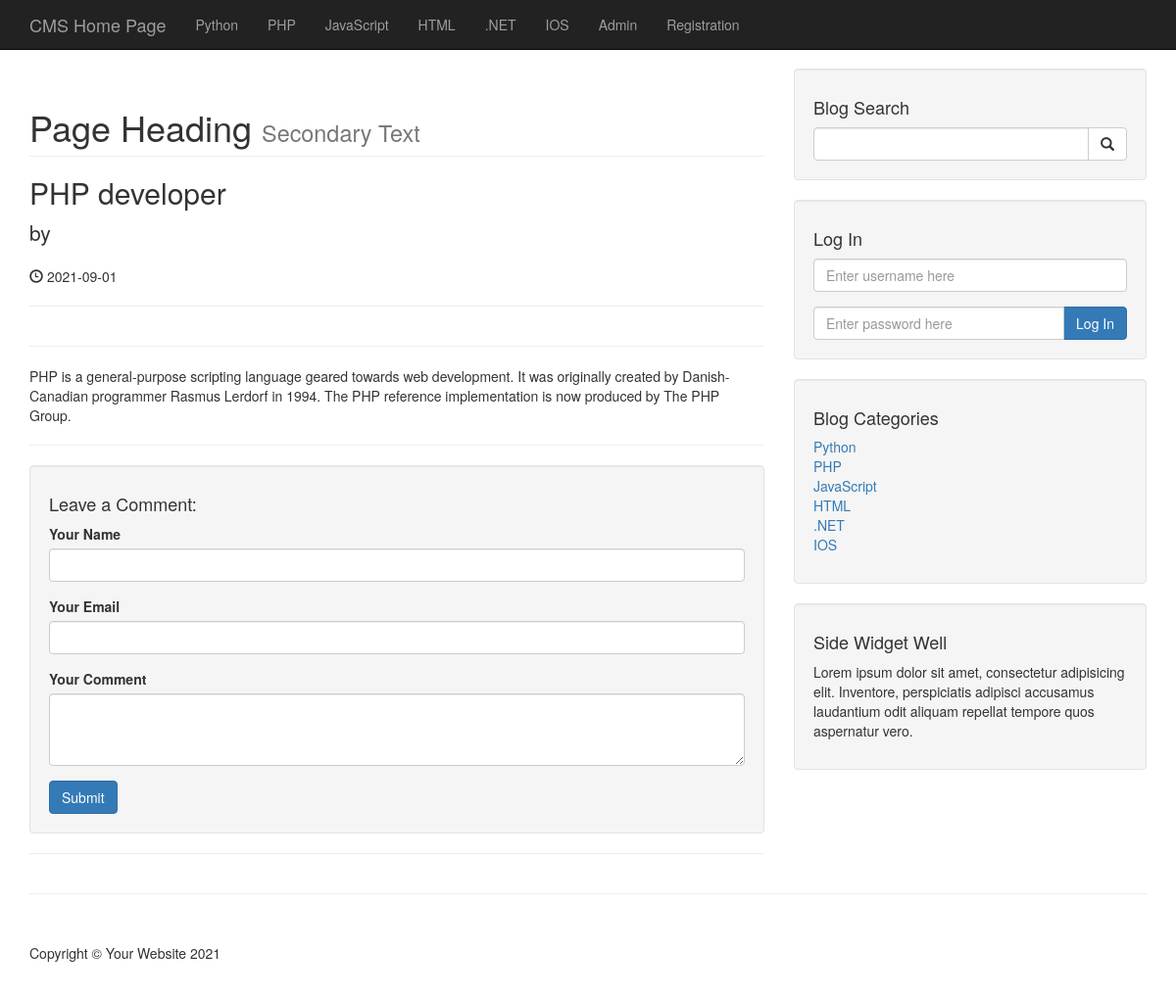
/post.php?p_id=33, run on an earlier commit of the app's database.
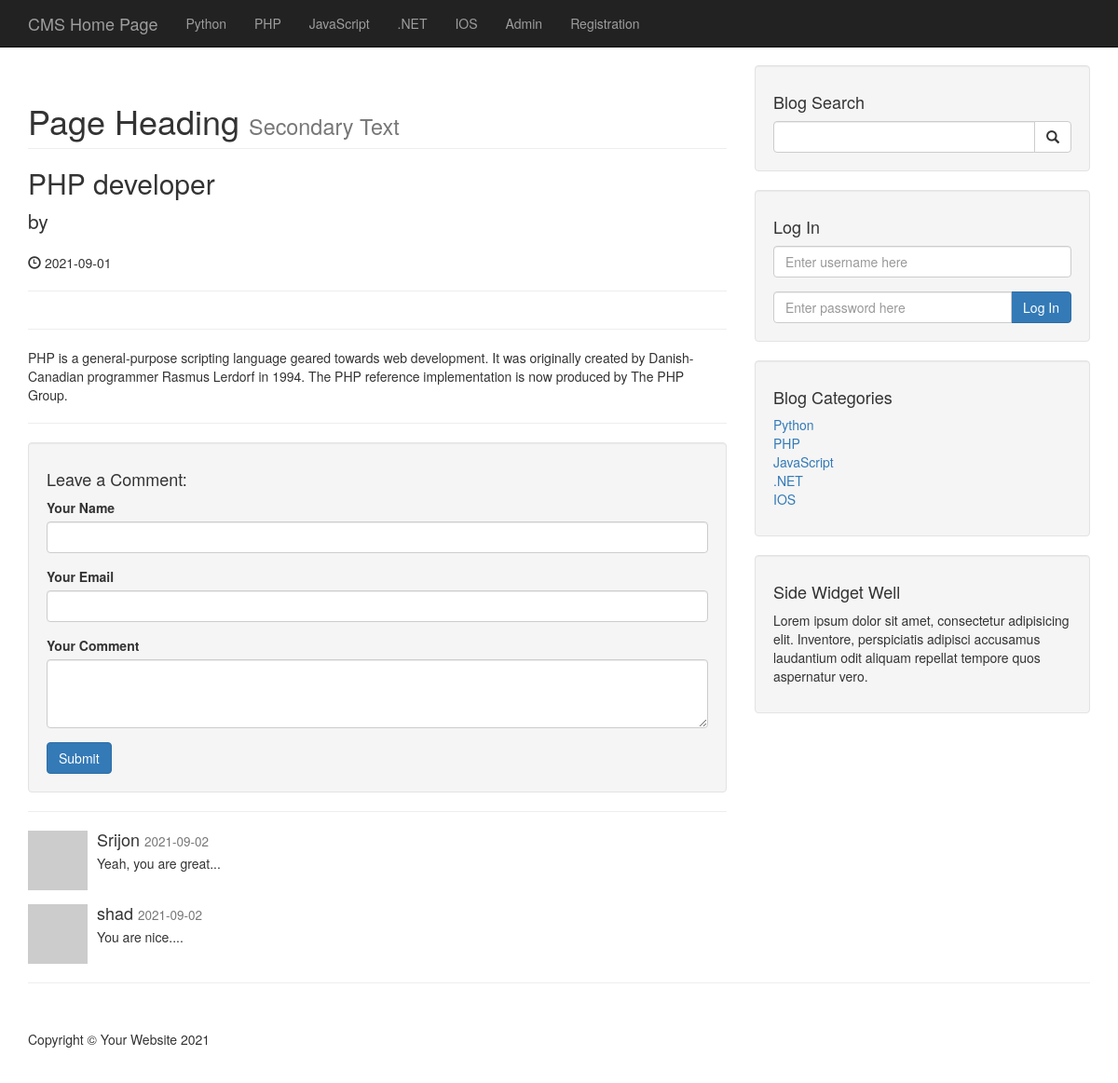
And on a later commit of the database.
### tables this page shows
CREATE TABLE `categories` (
  `cat_id` int(3) NOT NULL,
  `cat_title` varchar(255) NOT NULL
);

CREATE TABLE `posts` (
  `post_id` int(3) NOT NULL,
  `post_category_id` int(3) NOT NULL,
  `post_title` varchar(255) NOT NULL,
  `post_author` varchar(255) NOT NULL,
  `post_user` varchar(255) NOT NULL,
  `post_date` date NOT NULL,
  `post_image` text NOT NULL,
  `post_content` text NOT NULL,
  `post_tags` varchar(255) NOT NULL,
  `post_comment_count` int(3) NOT NULL,
  `post_status` varchar(255) NOT NULL DEFAULT 'draft',
  `post_views_count` int(11) NOT NULL
);

CREATE TABLE `comments` (
  `comment_id` int(3) NOT NULL,
  `comment_post_id` int(3) NOT NULL,
  `comment_author` varchar(255) NOT NULL,
  `comment_email` varchar(255) NOT NULL,
  `comment_content` text NOT NULL,
  `comment_status` varchar(255) NOT NULL,
  `comment_date` date NOT NULL
);

### post.php (the view, shortened to what the changed rows need)
<?php include("includes/db.php"); ?>
<?php include("includes/header.php"); ?>
    <?php include("includes/navigation.php");?>
    <div class="container">
        <div class="row">
            <div class="col-md-8">
                <?php
                if(isset($_GET['p_id'])){
                    $the_post_id = $_GET['p_id'];
                }
                $query = "SELECT * FROM posts WHERE post_id='{$the_post_id}' ";
                $select_all_posts_query = mysqli_query($connection,$query);
                while($row = mysqli_fetch_assoc($select_all_posts_query)){
                    $post_title = $row['post_title'];
                    $post_author = $row['post_author'];
                    $post_date = $row['post_date'];
                    $post_content = $row['post_content'];
                ?>
                <h1 class="page-header">
                    Page Heading
                    <small>Secondary Text</small>
                </h1>
                <h2>
                    <?php echo $post_title;?>
                </h2>
                <p class="lead">
                    by <?php echo $post_author;?>
                </p>
                <p><span class="glyphicon glyphicon-time"></span> <?php echo $post_date;?> </p>
                <hr>
                <hr>
                <p> <?php echo $post_content;?> </p>
                <hr>
                <?php
                    }
                ?>
                <div class="well">
                    <h4>Leave a Comment:</h4>
                    <form action="" method="post" role="form">
                    </form>
                </div>
                <hr>
                <?php
                $query = "SELECT * FROM comments WHERE comment_post_id={$the_post_id} ";
                $query .= "AND comment_status='approved' ";
                $query .= "ORDER BY comment_id DESC ";
                $select_comment_query = mysqli_query($connection, $query);
                while($row = mysqli_fetch_assoc($select_comment_query)){
                    $the_comment_author = $row['comment_author'];
                    $the_comment_date = $row['comment_date'];
                    $the_comment_content = $row['comment_content'];
                ?>
                <div class="media">
                    <a class="pull-left" href="#">
                        <img class="media-object" src="http://placehold.it/64x64" alt="">
                    </a>
                    <div class="media-body">
                        <h4 class="media-heading"><?php echo $the_comment_author; ?>
                            <small><?php echo $the_comment_date; ?></small>
                        </h4>
                        <?php echo $the_comment_content;?>
                    </div>
                </div>
                <?php
                }
                ?>
            </div>
            <?php include("includes/sidebar.php");?>
        </div>
<?php include("includes/footer.php"); ?>

### includes/navigation.php (shortened to what the changed rows need)
<nav class="navbar navbar-inverse navbar-fixed-top" role="navigation">
        <div class="container">
            <div class="collapse navbar-collapse" id="bs-example-navbar-collapse-1">
                <ul class="nav navbar-nav">
                    <?php
                    $query = "SELECT * FROM categories";
                    $select_all_categories_query = mysqli_query($connection,$query);
                    while ($row = mysqli_fetch_assoc($select_all_categories_query)) {
                        $cat_title = $row['cat_title'];
                        echo "<li>
                            <a href='#'>{$cat_title}</a>
                        </li>";
                    }
                    ?>
                </ul>
            </div>
        </div>
    </nav>

### includes/sidebar.php (shortened to what the changed rows need)
<div class="col-md-4">
    <div class="well">
        <?php
        $query = "SELECT * FROM categories";
        $query_result = mysqli_query($connection, $query);
        ?>
        <div class="row">
            <div class="col-lg-12">
                <ul class="list-unstyled">
                    <?php
                    while($row = mysqli_fetch_assoc($query_result)){
                        $cat_id = $row['cat_id'];
                        $cat_title = $row['cat_title'];
                        echo "<li><a href='category.php?category={$cat_id}'> {$cat_title} </a>
                        </li>";
                    }
                    ?>
                </ul>
            </div>
        </div>
    </div>
</div>

What changed in the data, as far as the page shows it:
removed categories: cat_title "HTML"
added comments: comment_author "Srijon", comment_date "2021-09-02", comment_content "Yeah, you are great..."
added comments: comment_author "shad", comment_date "2021-09-02", comment_content "You are nice...."
